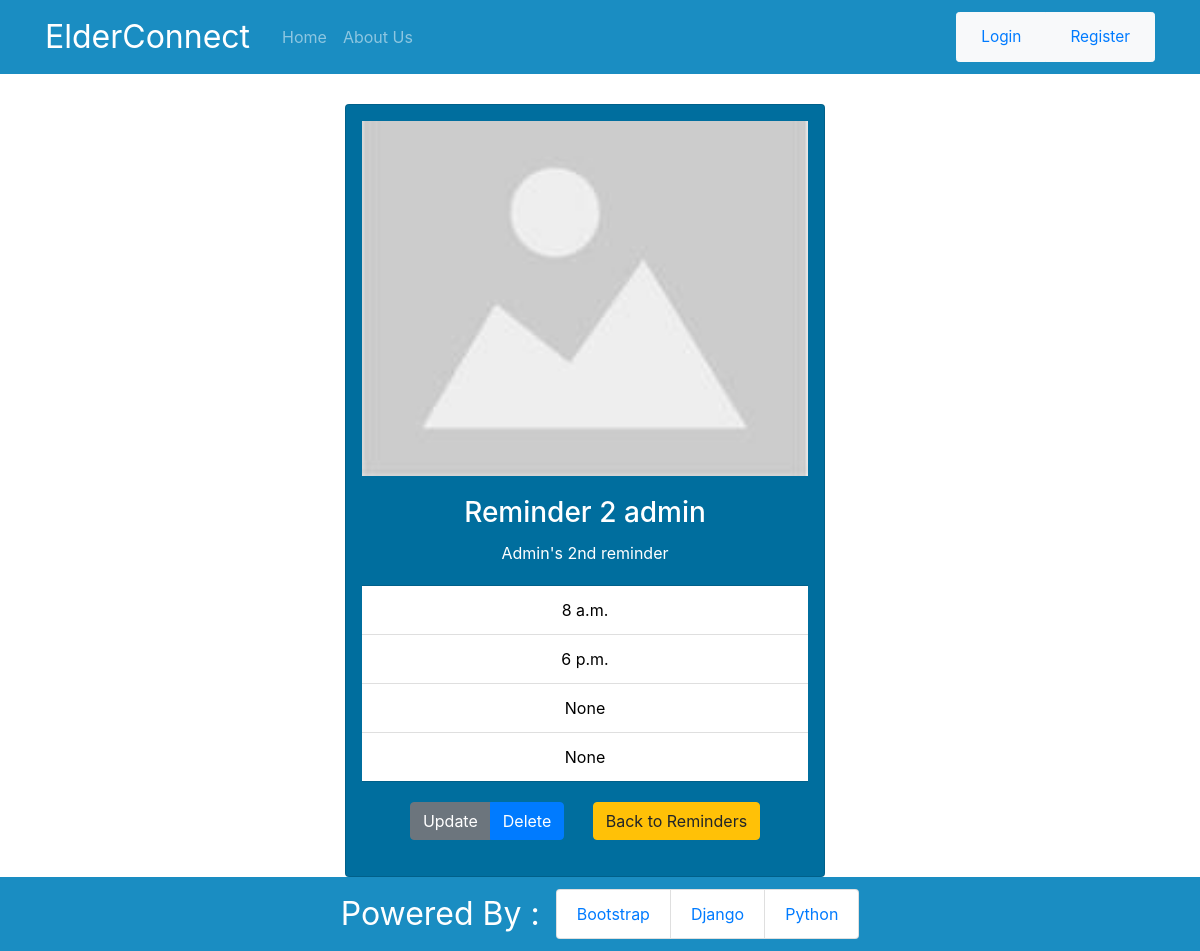
/reminders/2/, run on the app's committed database.
### app/models.py (models this page shows, shortened)
class Reminder(models.Model):
    title = models.CharField(max_length=100)
    description = models.CharField(max_length=300)
    date_current = models.DateField(default=date.today)
    date_end = models.DateField()
    time_1 = models.TimeField()
    time_2 = models.TimeField(blank=True, null=True)
    time_3 = models.TimeField(blank=True, null=True)
    time_4 = models.TimeField(blank=True, null=True)
    medicine_image = models.ImageField(default='default.jpg', upload_to='reminders')
    user = models.ForeignKey(User, on_delete=models.CASCADE)

### app/views.py (the view)
# urls.py: path('reminders/<int:pk>/', views.ReminderDetailView.as_view(), name='reminder-detail'),
class ReminderDetailView(DetailView):
    model = Reminder

### app/templates/app/reminder_detail.html
{% extends 'app/base.html' %}
{% block content %}
<div class="text-center">
    <div class="row container-fluid justify-content-center">
        <div class="card reminder-detail">
            <img src="{{ object.medicine_image.url }}" class="reminder-card-img">
            <div class="card-body">
                <h3 class="card-title">{{ object.title}}</h3>
                <p class="card-text">{{ object.description }}</p>
            </div>
            <ul class="list-group list-group-flush reminder-detail-timings">
                <li class="list-group-item ">{{ object.time_1 }}</li>
                <li class="list-group-item ">{{ object.time_2 }}</li>
                <li class="list-group-item ">{{ object.time_3 }}</li>
                <li class="list-group-item ">{{ object.time_4 }}</li>
            </ul>
            <div class="card-body">
                <div class="btn-group mr-4">
                    <a class="btn btn-secondary" href="{% url 'reminder-update' object.id %}" >Update</a>
                    <a class="btn btn-primary" href="{% url 'reminder-delete' object.id %}" >Delete</a>
                </div>
                <div class="btn-group">
                    <a class="btn btn-warning" href="{% url 'reminders' %}" class=>Back to Reminders</a>
                </div>
            </div>
        </div>
    </div>
</div>
{% endblock content %}

### app/static/app/main.css (style rules this page uses)
.base-body { margin-top: 6.5em; }
.card { background-color: #006E9E; color: white; }
.reminder-card-img { width: 100% }
.reminder-detail { padding: 1em; width: 30em; }
.reminder-detail-timings { color: black; }

### data on the page
Reminder: medicine_image (placeholder picture), title "Reminder 2 admin", description "Admin's 2nd reminder", time_1 "8 a.m.", time_2 "6 p.m.", time_3 "None", time_4 "None"
